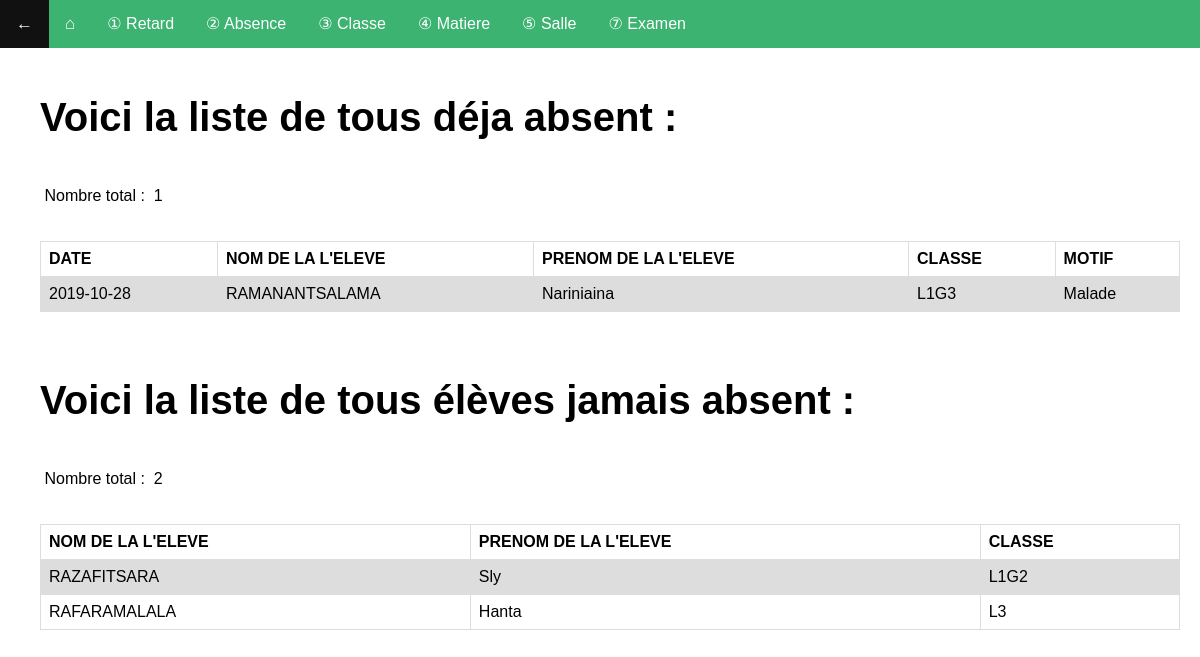
/absencelist.php (signed in), run on the app's committed database.
### tables this page shows
CREATE TABLE IF NOT EXISTS `t_classe` (
  `cla_id` int(11) NOT NULL AUTO_INCREMENT,
  `cla_nom` varchar(10) DEFAULT NULL,
  PRIMARY KEY (`cla_id`)
);

CREATE TABLE IF NOT EXISTS `t_absence` (
  `abs_id` int(11) NOT NULL AUTO_INCREMENT,
  `abs_motif` varchar(20) DEFAULT NULL,
  `el_id` int(11) DEFAULT NULL,
  `abs_date` date DEFAULT NULL,
  PRIMARY KEY (`abs_id`),
  KEY `el_id` (`el_id`)
);

CREATE TABLE IF NOT EXISTS `t_eleve` (
  `el_id` int(11) NOT NULL AUTO_INCREMENT,
  `el_nom` varchar(30) DEFAULT NULL,
  `el_prenom` varchar(30) DEFAULT NULL,
  `el_ddn` date DEFAULT NULL,
  `el_sexe` varchar(1) DEFAULT NULL,
  `el_inscription` int(4) DEFAULT NULL,
  `el_email` varchar(40) DEFAULT NULL,
  `el_diplome` varchar(40) DEFAULT NULL,
  `el_option` varchar(40) DEFAULT NULL,
  PRIMARY KEY (`el_id`)
);

### absencelist.php (the view, shortened to what this page needs)
<!DOCTYPE html>
<html lang="en">
<head>
    <link rel="stylesheet" type="text/css" href="style.css">
</head>
<body>
    <span>
        <ul style="background-color: MediumSeaGreen; list-style-type: none; overflow: hidden;">
            <li style="float: left; font-size: 17px"><a href='accueil.php'>←</a></li>
            <li style="float: left; font-size: 17px; "><a href='gestion.php'>⌂</a></li>
            <li style="float: left;"><a href='retardlist.php'> ① Retard</a></li>
            <li style="float: left;"><a href='absencelist.php'> ② Absence</a></li>
            <li style="float: left;"><a href='classelist.php'> ③ Classe</a></li>
            <li style="float: left;"><a href='matierelist.php'> ④ Matiere</a></li>
            <li style="float: left;"><a href='sallelist.php'> ⑤ Salle</a></li>
            <li style="float: left;"><a href='examenlist.php'> ⑦ Examen</a></li>
        </ul>
    </span>
    <?php
        echo "<h1><div><span>Voici la liste de tous déja absent :</span></h1>";
        echo "<p>&nbsp&nbsp&nbsp&nbsp&nbsp&nbsp&nbsp&nbsp&nbsp&nbspNombre total :&nbsp"
    ?>
    <?php
        include('conn.php');
        $query=mysqli_query($conn,"select count(abs_id) as total from `t_absence`");
        $row=mysqli_fetch_array($query);
    ?>
    <?php echo $row['total'],"</div>";
        ?>
    <?php
        require_once("conn.php");
        $req = "select abs.abs_id as id,abs.abs_date as date,el.el_nom as nom,el.el_prenom as prenom,cla.cla_nom as classe,abs.abs_motif as motif from t_classe cla right join (a_classe cl inner join (t_eleve el inner join t_absence abs on el.el_id = abs.el_id) on cl.el_id = el.el_id) on cla.cla_id = cl.cla_id;";
        $resultat = mysqli_query($conn,$req) or die(mysql_error());
    ?>
    <div>
    <table>
        <tr>
            <th>DATE</th>
            <th>NOM DE LA L'ELEVE</th>
            <th>PRENOM DE LA L'ELEVE</th>
            <th>CLASSE</th>
            <th>MOTIF</th>
        </tr>
        <?php  while ($cla = mysqli_fetch_assoc($resultat))  {  ?>
        <tr>
            <td><?php echo ($cla['date']); ?></td>
            <td><?php echo ($cla['nom']); ?></td>
            <td><?php echo ($cla['prenom']); ?></td>
            <td><?php echo ($cla['classe']); ?></td>
            <td><?php echo ($cla['motif']); ?></td>
        </tr>
        <?php } ?>
    </table>
    </div>
    <?php
        echo "<h1><div><span>Voici la liste de tous élèves jamais absent :</span></h1>";
        echo "<p>&nbsp&nbsp&nbsp&nbsp&nbsp&nbsp&nbsp&nbsp&nbsp&nbspNombre total :&nbsp"
    ?>
    <?php
        include('conn.php');
        $query=mysqli_query($conn,"select count(cla.cla_id) as total from t_classe cla right join (a_classe cl inner join (t_eleve el left join t_absence abs on el.el_id = abs.el_id) on cl.el_id = el.el_id) on cla.cla_id = cl.cla_id where abs.abs_date is NULL;");
        $row=mysqli_fetch_array($query);
    ?>
    <?php echo $row['total'],"</div>";
        ?>
    <?php
        require_once("conn.php");
        $req = "select abs.abs_id as id,abs.abs_date as date,el.el_nom as nom,el.el_prenom as prenom,cla.cla_nom as classe,abs.abs_motif as motif from t_classe cla right join (a_classe cl inner join (t_eleve el left join t_absence abs on el.el_id = abs.el_id) on cl.el_id = el.el_id) on cla.cla_id = cl.cla_id having abs.abs_date is NULL;";
        $resultat = mysqli_query($conn,$req) or die(mysql_error());
    ?>
    <div>
    <table>
        <tr>
            <th>NOM DE LA L'ELEVE</th>
            <th>PRENOM DE LA L'ELEVE</th>
            <th>CLASSE</th>
        </tr>
        <?php  while ($cla = mysqli_fetch_assoc($resultat))  {  ?>
        <tr>
            <td><?php echo ($cla['nom']); ?></td>
            <td><?php echo ($cla['prenom']); ?></td>
            <td><?php echo ($cla['classe']); ?></td>
        </tr>
        <?php } ?>
    </table>
    </div>
</body>
</html>

### style.css (style rules this page uses)
body { margin: 0; font-family: sans-serif; background: transparent; background-color: transparent; }
p { color: black; }
h1 { padding right: 40px; font-size: 40px; }
table { font-family: arial, sans-serif; border-collapse: collapse; width: 100%; text-align: left; }
td, th { border: 1px solid #dddddd; text-align: left; padding: 8px; }
tr:nth-child(even) { background-color: #dddddd; }
div { background-color: transparent; padding: 20px; padding-left: 40px; }
ul { list-style-type: none; margin: 0; padding: 0; overflow: hidden; background-color: #333; }
li { float: left; }
li a { display: block; color: white; text-align: center; padding: 14px 16px; text-decoration: none; }

### data on the page
t_classe: t_absence.abs_date "2019-10-28", t_eleve.el_nom "RAMANANTSALAMA", t_eleve.el_prenom "Nariniaina", cla_nom "L1G3", t_absence.abs_motif "Malade"
t_classe: t_eleve.el_nom "RAZAFITSARA", t_eleve.el_prenom "Sly", cla_nom "L1G2"
t_classe: t_eleve.el_nom "RAFARAMALALA", t_eleve.el_prenom "Hanta", cla_nom "L3"

### other printed values
$row['total'] "1"
$row['total'] "2"
